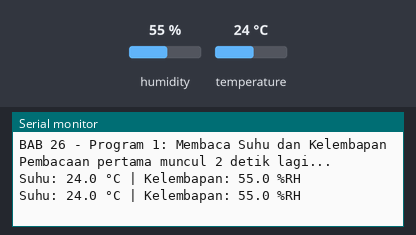
A sketch run on a simulated ESP32. Parts: the last lines printed to the serial monitor. The inputs (shaded band) are chosen by the test bench; at power-on: humidity 55 %, temperature 24 °C.

Above: at 4.8 s.
4.9 s: humidity set to 22 %
At 6.5 s:
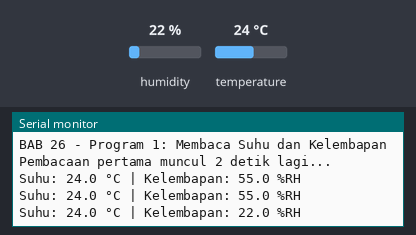
7.9 s: temperature set to 12 °C
At 8.8 s:
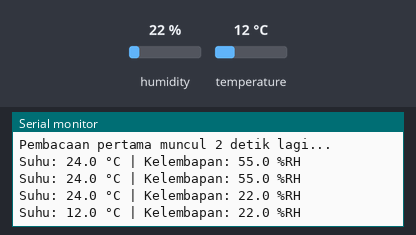
10.9 s: humidity set to 40 %
At 13.6 s:
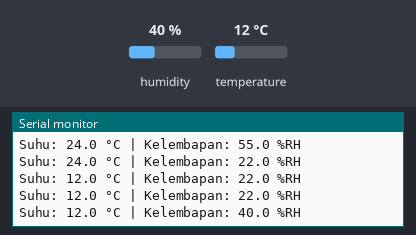
Timing chart, 0 to 15.1 s (numbered marks = the images above; inputs shaded):
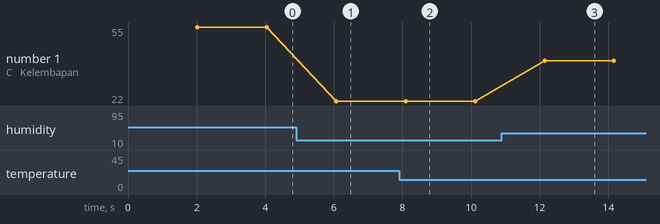

The sketch:

p1_baca_dht11.ino
```cpp
/*
 * BAB 26 - Program 1: Membaca Suhu dan Kelembapan
 * Membaca DHT11 setiap 2 detik, lalu menampilkan suhu dan kelembapan
 * di Serial Monitor.
 *
 * Rangkaian: pin DHT (header hijau) → IO27
 *            (resistor pull-up 4,7 kΩ sudah ada di PCB)
 * Library  : DHT sensor library by Adafruit (+ Adafruit Unified Sensor)
 */

#include <DHT.h>

#define DHT_PIN  27     // pin DHT di header hijau → IO27
#define DHT_TYPE DHT11  // jenis sensor (ganti DHT22 kalau memakai DHT22)

DHT dht(DHT_PIN, DHT_TYPE);  // objek sensor bernama "dht"

void setup() {
  Serial.begin(115200);
  dht.begin();  // siapkan pin data DHT11

  Serial.println("BAB 26 - Program 1: Membaca Suhu dan Kelembapan");
  Serial.println("Pembacaan pertama muncul 2 detik lagi...");
}

void loop() {
  // DHT11 paling cepat dibaca sekali setiap 2 detik. Jeda di awal loop()
  // sekaligus memberi DHT11 waktu stabil setelah dinyalakan.
  delay(2000);

  float kelembapan = dht.readHumidity();     // %RH (menghubungi sensor, ±25 ms)
  float suhu       = dht.readTemperature();  // °C (memakai data bacaan yang sama)

  // Kalau gagal, library mengembalikan NaN (Not a Number)
  if (isnan(kelembapan) || isnan(suhu)) {
    Serial.println("Gagal membaca DHT11! Periksa kabel DHT -> IO27.");
    return;  // lewati sisa loop(), coba lagi di putaran berikutnya
  }

  Serial.print("Suhu: ");
  Serial.print(suhu, 1);  // tampilkan 1 angka di belakang koma
  Serial.print(" °C | Kelembapan: ");
  Serial.print(kelembapan, 1);
  Serial.println(" %RH");
}
```

Measured:
- after the input at 4.9 s, the serial monitor: prints a new line after 1.2 s (image 1)
- after the input at 7.9 s, the serial monitor: prints a new line after 0.20 s (image 2)
- after the input at 10.9 s, the serial monitor: prints a new line after 1.2 s (image 3)
- plotted number 1: 55 → 22 after the input at 4.9 s, 22 → 40 after the input at 10.9 s
